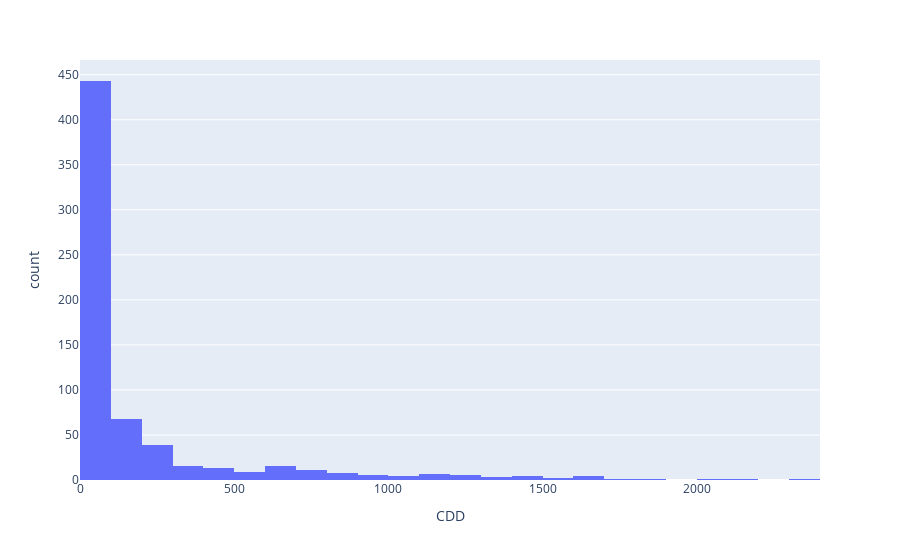

The notebook cell this image was saved under:
### Code cell
fig = px.histogram(data_clean1, x="CDD")
fig.show()

### Figure 1 — Plotly figure (JSON) as saved in the notebook; plotly's stock layout.template omitted (floating-point values rounded to 4 significant figures; data arrays with more than 128 entries replaced by an {"elided": "..."} marker saying what was removed)
{"data": [{"alignmentgroup": "True", "bingroup": "x", "hovertemplate": "CDD=%{x}<br>count=%{y}<extra></extra>", "legendgroup": "", "marker": {"color": "#636efa"}, "name": "", "offsetgroup": "", "orientation": "v", "showlegend": false, "type": "histogram", "x": {"elided": "663 int values"}, "xaxis": "x", "yaxis": "y"}], "layout": {"barmode": "relative", "legend": {"tracegroupgap": 0}, "margin": {"t": 60}, "xaxis": {"anchor": "y", "domain": [0, 1], "title": {"text": "CDD"}}, "yaxis": {"anchor": "x", "domain": [0, 1], "title": {"text": "count"}}}}
